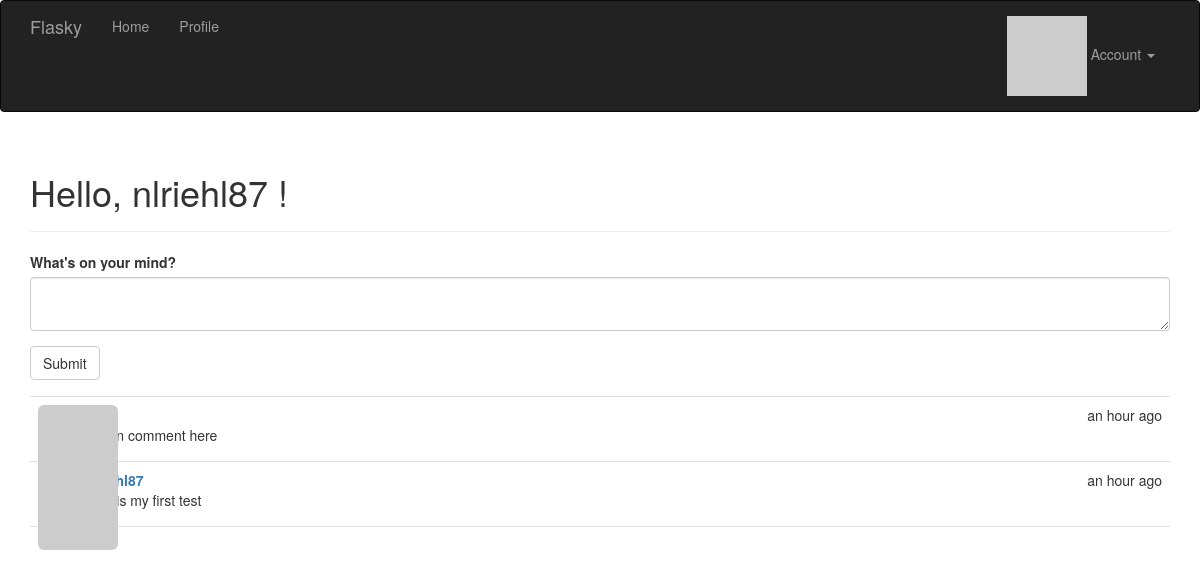
The page / (signed in) on the database its author committed.
### app/models.py (models this page shows, shortened)
class User(UserMixin, db.Model):
    __tablename__ = 'users'
    id = db.Column(db.Integer, primary_key=True)
    email = db.Column(db.String(64), unique=True, index=True)
    username = db.Column(db.String(64), unique=True, index=True)
    password_hash = db.Column(db.String(128))
    role_id = db.Column(db.Integer, db.ForeignKey('roles.id'))
    confirmed = db.Column(db.Boolean, default=False)
    name = db.Column(db.String(64))
    location = db.Column(db.String(64))
    about_me = db.Column(db.Text())
    member_since = db.Column(db.DateTime(), default=datetime.utcnow)
    last_seen = db.Column(db.DateTime(), default=datetime.utcnow)
    avatar_hash = db.Column(db.String(32))
    posts = db.relationship('Post', backref='author', lazy='dynamic')
    @property
    def password(self):
        raise AttributeError('password is not a readable attribute')
    def can(self, perm):
        return self.role is not None and self.role.has_permission(perm)
    def ping(self):
        self.last_seen = datetime.utcnow()
        db.session.add(self)
        db.session.commit()
    def gravatar_hash(self):
        return hashlib.md5(self.email.lower().encode('utf-8')).hexdigest()
    def gravatar(self, size=100, default='identicon', rating='g'):
        url = 'https://secure.gravatar.com/avatar'
        hash = self.avatar_hash or self.gravatar_hash()
        return '{url}/{hash}?s={size}&d={default}&r={rating}'.format(
            url=url, hash=hash, size=size, default=default, rating=rating)

class Post(db.Model):
    __tablename__ = 'posts'
    id = db.Column(db.Integer, primary_key=True)
    body = db.Column(db.Text)
    timestamp = db.Column(db.DateTime, index=True, default=datetime.utcnow)
    author_id = db.Column(db.Integer, db.ForeignKey('users.id'))

### app/main/views.py (the view)
@main.route('/', methods=['GET', 'POST'])
def index():
    form = PostForm()
    if current_user.can(Permission.WRITE) and form.validate_on_submit():
        post = Post(body=form.body.data, author=current_user._get_current_object())
        db.session.add(post)
        db.session.commit()
        return redirect(url_for('.index'))
    posts = Post.query.order_by(Post.timestamp.desc()).all()
    return render_template('index.html', form=form, posts=posts)

### app/main/forms.py
class PostForm(FlaskForm):
    body = TextAreaField("What's on your mind?", validators=[DataRequired()])
    submit = SubmitField('Submit')

### app/auth/views.py (called while the page is built)
@auth.before_app_request
def before_request():
    if current_user.is_authenticated:
        current_user.ping()
        if not current_user.confirmed \
                and request.endpoint \
                and request.blueprint != 'auth' \
                and request.endpoint != 'static':
            return redirect(url_for('auth.unconfirmed'))

### app/main/__init__.py (called while the page is built)
@main.app_context_processor
def inject_permissions():
    return dict(Permission=Permission)

### app/models.py (called while the page is built)
@login_manager.user_loader
def load_user(user_id):
    return User.query.get(int(user_id))

    def has_permission(self, perm):
        return self.permissions & perm == perm

### app/templates/index.html (shortened to what this page needs)
{% extends "base.html" %}
{% import "bootstrap/wtf.html" as wtf %}
{% block page_content %}
    <div class="page-header">
        <h1>Hello,
        {% if current_user.is_authenticated %}
            {{ current_user.username }}
        {% else %}
            Stranger
        {% endif %}!</h1>
    </div>
    <div>
        {% if current_user.can(Permission.WRITE) %}
        {{ wtf.quick_form(form) }}
        {% endif %}
    </div>
    <ul class="posts">
        {% for post in posts %}
        <li class="post">
            <div class="post-thumbnail">
                <a href="{{ url_for('.user', username=post.author.username) }}">
                    <img class="img-rounded profile-thumbnail" src="{{ post.author.gravatar(size=40) }}">
                </a>
            </div>
            <div class="post-content">
                <div class="post-date">{{ moment(post.timestamp).fromNow() }}</div>
                <div class="post-author"><a href="{{ url_for('.user', username=post.author.username) }}">{{ post.author.username }}</a></div>
                <div class="post-body">{{ post.body }}</div>
            </div>
        </li>
        {% endfor %}
    </ul>
{% endblock %}

### app/static/styles.css (style rules this page uses)
.profile-thumbnail { position: absolute; }
ul.posts { list-style-type: none; padding: 0px; margin: 16px 0px 0px 0px; border-top: 1px solid #e0e0e0; }
ul.posts li.post { padding: 8px; border-bottom: 1px solid #e0e0e0; }
div.post-date { float: right; }
div.post-author { font-weight: bold; }
div.post-thumbnail { position: absolute; }
div.post-content { margin-left: 48px; min-height: 48px; }

### rows shown on the page
User: username "nlriehl87"
Post: timestamp "an hour ago", body "admin comment here"
Post: timestamp "an hour ago", body "This is my first test"
